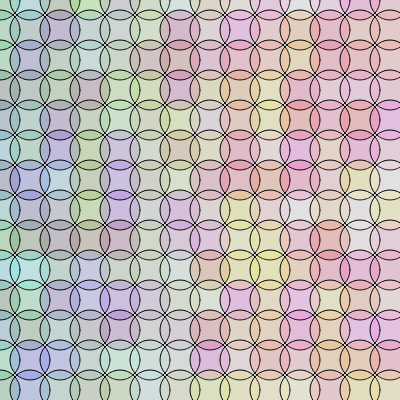
Frame 1 (no input)
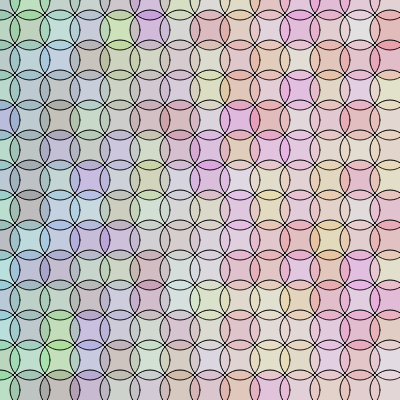
Frame 60 (no input)
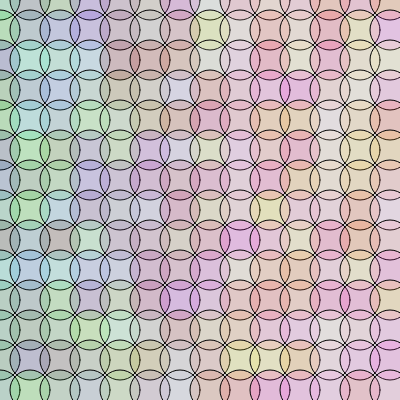
Frame 120 (the mouse pressed at the canvas centre since frame 60)

The p5.js sketch that drew these frames (run headless with seeded random() and noise() and a simulated clock; from frame 60 on, the mouse is pressed at the canvas centre):

// p5.js sketch
// ── sketch.js
function setup() {
  createCanvas(400, 400);
  background(0)
}

function draw() {
  background(220);
  for(var x= 0; x < width; x = x+30){
    for(var y=0; y< height; y = y + 30){
      fill(x,random(0,255), random(0,255),40)
      circle(x,y,40)
    }
  }
}
